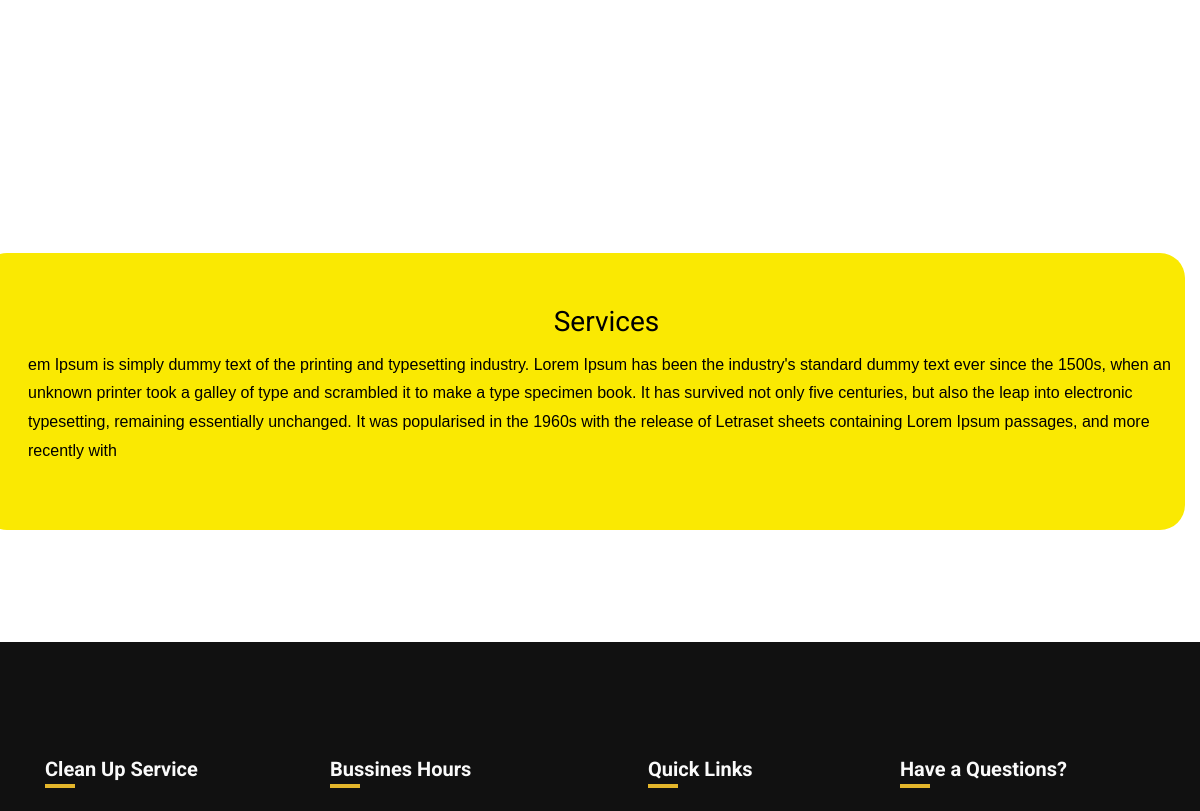
Before: / (middle part) with the older database file.
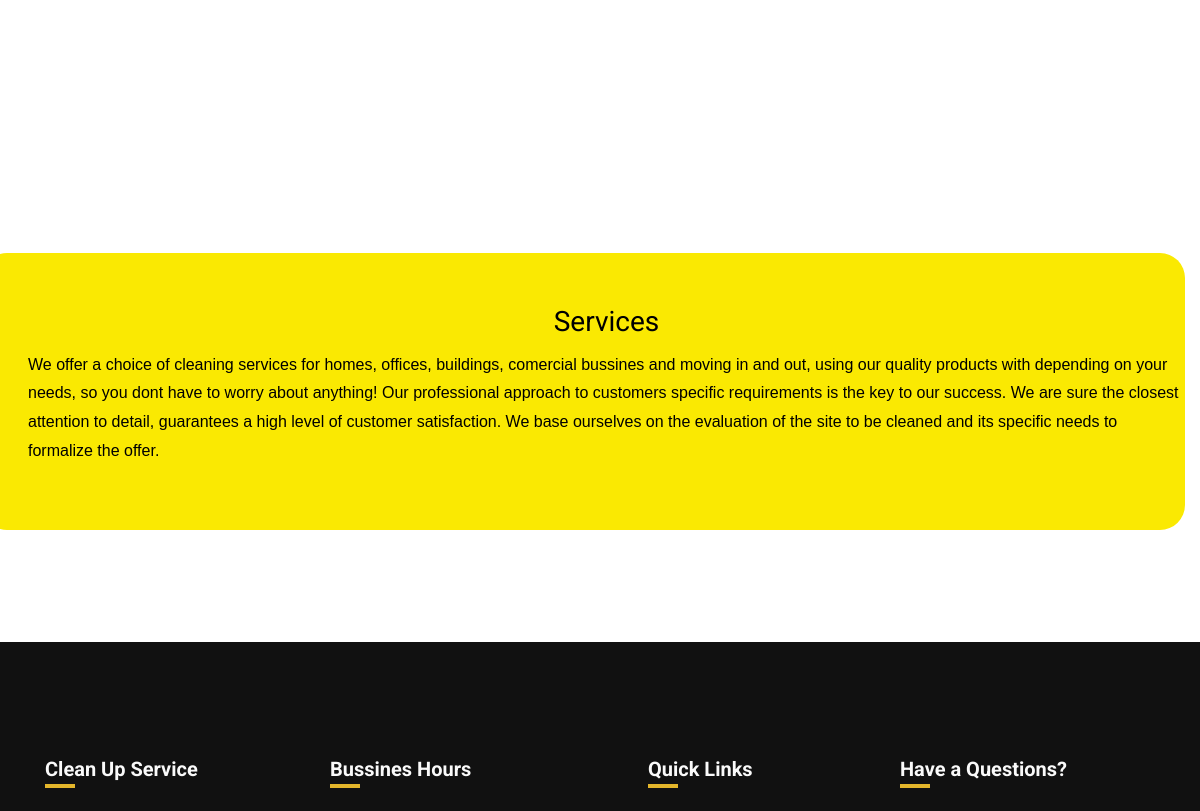
After: the same page with the newer database file.
### Main_app/models.py (models this page shows, shortened)
class Index(models.Model):
    description_one = models.TextField()
    description_two = models.TextField()

### Main_app/views.py (the view)
# urls.py: path('', index, name ="index"),
def index(request):
    index = Index.objects.all()
    return render (request,'index.html', {'index':index})

### Main_app/templates/index.html (shortened to what this page needs)
{% extends  "base.html" %}
{% block content %}
{% load static %}
    <section class="ftco-section">
    	<div class="container">
    		<div class="row justify-content-center pb-5 mb-3">
        </div>
    		<div class="row">
            <div class="d-block d-flex">
				<div class="row ftco-counter py-5" id="section-counter">
					  <div class="block-18">
              <div class="media-body pl-3">
                <h3 class="" align="center">Services</h3>
                {% for description in index %}
					<p style="font-family:Sans-serif;">{{description.description_two}} </p>
					{% endfor %}
              </div>
            </div>
          </div>
		</div>
	</div>
    	</div>
    </section>
  </body>
{% endblock %}

### Main_app/templates/base.html (shortened to what this page needs)
<!DOCTYPE html>
{% load static %}
<html lang="en">
  <head>
    <link rel="stylesheet" href="https://stackpath.bootstrapcdn.com/font-awesome/4.7.0/css/font-awesome.min.css">
    <link rel="stylesheet" href="{% static 'Main_appp/css/animate.css' %}">
    <link rel="stylesheet" href="{% static 'Main_appp/css/owl.carousel.min.css' %}">
    <link rel="stylesheet" href="{% static 'Main_appp/css/owl.theme.default.min.css' %}">
    <link rel="stylesheet" href="{% static 'Main_appp/css/magnific-popup.css' %}">
    <link rel="stylesheet" href="{% static 'Main_appp/css/flaticon.css' %}">
    <link rel="stylesheet" href="{% static 'Main_appp/css/style.css' %}">
  </head>
  <body>
    {% block content %}
    {% endblock %}
<footer class="footer ftco-section">
    <div class="container">
        <div class="row">
            <div class="col-md-6 col-lg-3 mb-4 mb-md-0">
                <h2 class="footer-heading">Clean Up Service</h2>
            </div>
            <div class="col-md-6 col-lg-3 mb-4 mb-md-0">
                <h2 class="footer-heading">Bussines Hours</h2>
            </div>
            <div class="col-md-6 col-lg-3 pl-lg-5 mb-4 mb-md-0">
                <h2 class="footer-heading">Quick Links</h2>
            </div>
            <div class="col-md-6 col-lg-3 mb-4 mb-md-0">
                <h2 class="footer-heading">Have a Questions?</h2>
            </div>
        </div>
    </div>
</footer>
</html>

Changed rows visible on the page:
removed Index: description_two "em Ipsum is simply dummy text of the printing and typesetting industry. Lorem Ipsum has been the industry's standard dummy text ever since the 1500s, when an unknown printer took a galley of type and scrambled it to make a type specimen book. It has survived not only five centuries, but also the leap into electronic typesetting, remaining essentially unchanged. It was popularised in the 1960s with the release of Letraset sheets containing Lorem Ipsum passages, and more recently with"
added Index: description_two "We offer a choice of cleaning services for homes, offices, buildings, comercial bussines and moving in and out, using our quality products with depending on your needs, so you dont have to worry about anything! Our professional approach to customers specific requirements is the key to our success. We are sure the closest attention to detail, guarantees a high level of customer satisfaction. We base ourselves on the evaluation of the site to be cleaned and its specific needs to formalize the offer."
